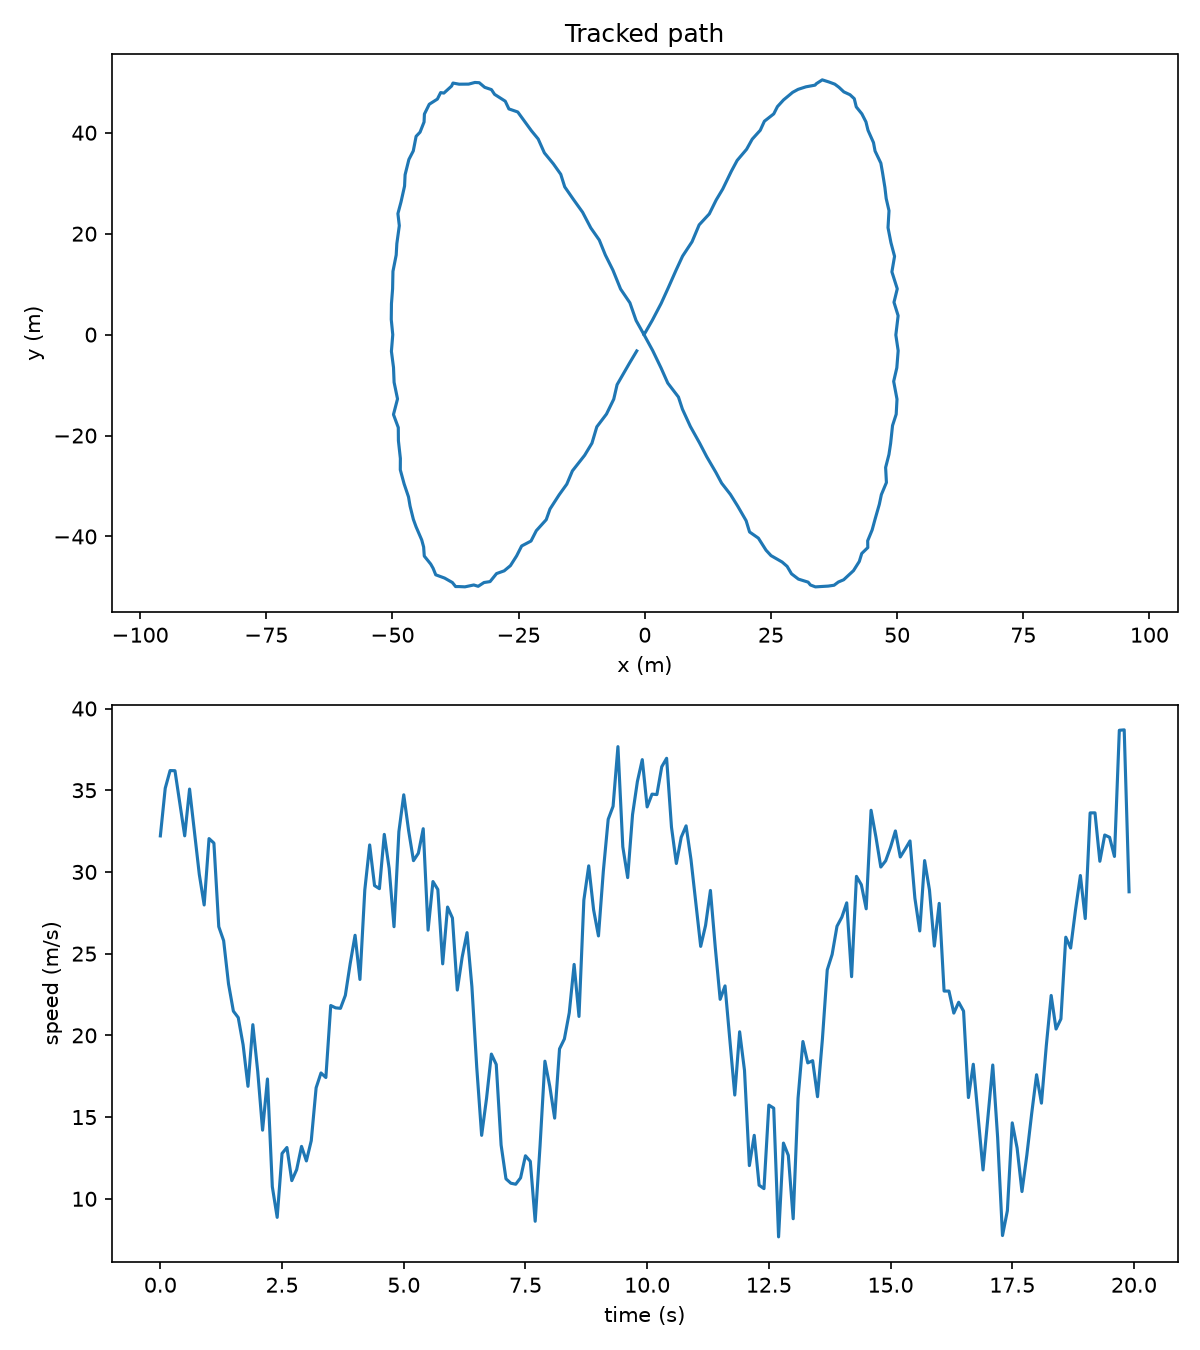

Reproduce this figure in Python.
import numpy as np
import matplotlib.pyplot as plt

data = np.loadtxt("trajectory.csv", delimiter=",", skiprows=1)
t = data[:, 0]
x = data[:, 1]
y = data[:, 2]

vx = np.gradient(x, t)
vy = np.gradient(y, t)
speed = np.sqrt(vx**2 + vy**2)

fig, axes = plt.subplots(2, 1, figsize=(8, 9))

axes[0].plot(x, y)
axes[0].set_xlabel("x (m)")
axes[0].set_ylabel("y (m)")
axes[0].set_title("Tracked path")
axes[0].set_aspect("equal", adjustable="datalim")

axes[1].plot(t, speed)
axes[1].set_xlabel("time (s)")
axes[1].set_ylabel("speed (m/s)")

fig.tight_layout()
fig.savefig("trajectory.png", dpi=150)
print("Mean speed:", np.mean(speed))
print("Max speed:", np.max(speed))
